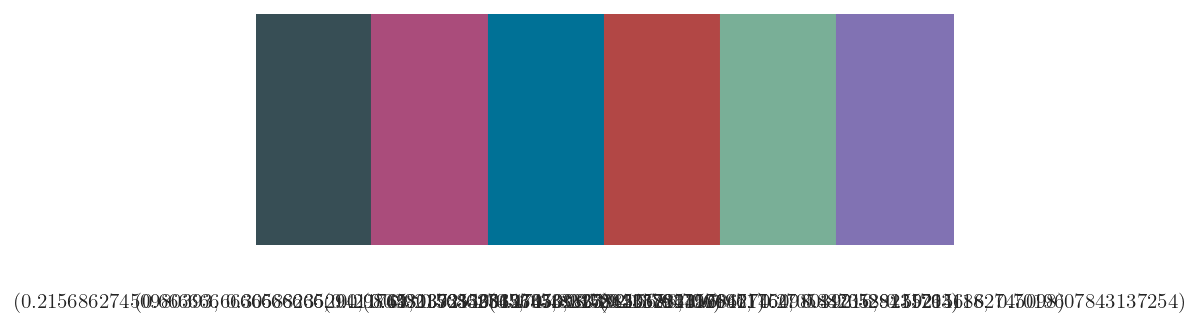

Here is the Python script that generated this plot:
#!/usr/bin/env python3

import matplotlib.pyplot as plt
from plot_utils import load_custom_style, get_hue_palette

def preview_palette(n_colors=6, savepath="palette_preview.png"):
    # Load your custom style
    load_custom_style()

    # Get the palette
    palette = get_hue_palette(n_colors)

    # Plot swatches
    fig, ax = plt.subplots(figsize=(n_colors, 2))
    for i, color in enumerate(palette):
        ax.add_patch(plt.Rectangle((i, 0), 1, 1, color=color))
        ax.text(i + 0.5, -0.2, color, ha="center", va="top", fontsize=10)

    ax.set_xlim(0, len(palette))
    ax.set_ylim(0, 1)
    ax.axis("off")

    # Save + show
    plt.savefig(savepath, dpi=150, bbox_inches="tight")
    plt.show()

if __name__ == "__main__":
    preview_palette()
